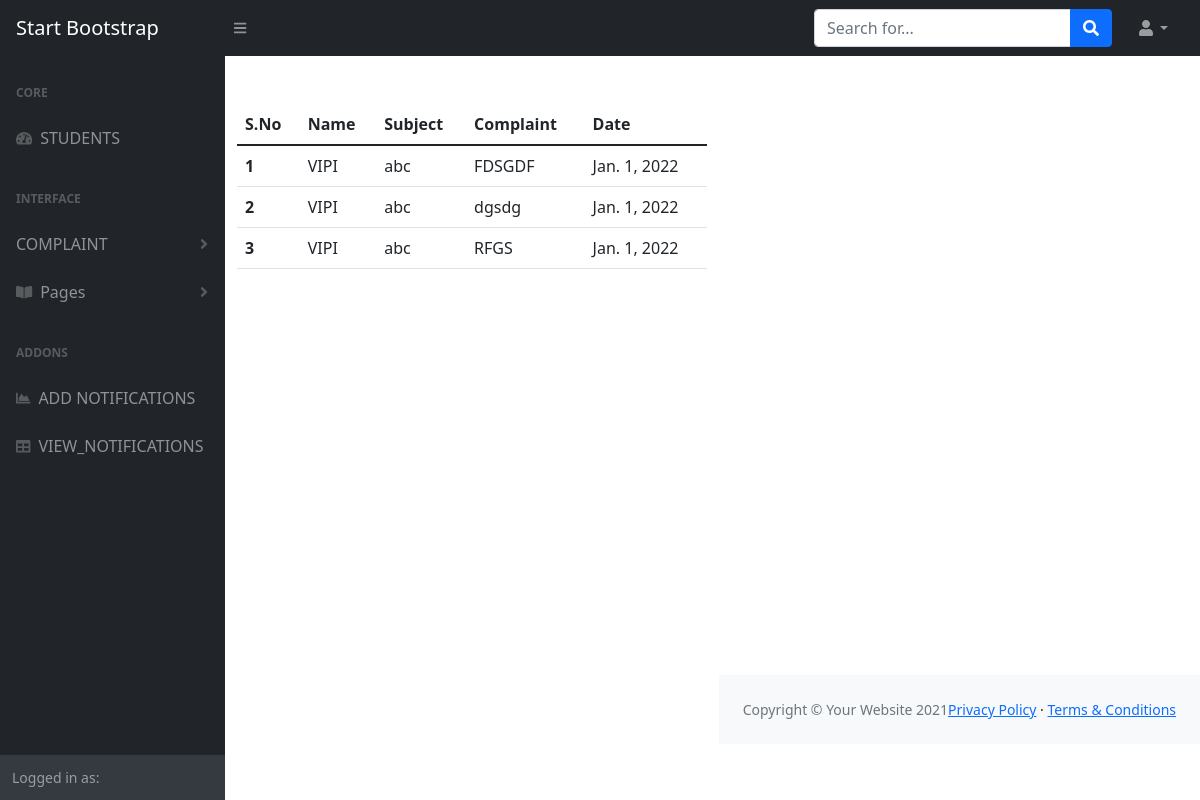
The page /complaint_view/ on the database its author committed.
### classroom_app/models.py (models this page shows)
class Complaint(models.Model):
    user = models.ForeignKey(Login, on_delete=models.DO_NOTHING)
    subject = models.CharField(max_length=100)
    complaint = models.TextField()
    date = models.DateField()
    reply = models.TextField(null=True,blank=True)

class Login(AbstractUser):
    is_student = models.BooleanField(default=False)

### classroom_app/views.py (the view)
# urls.py: path('complaint_view/',views.complaint_view,name='complaint_view'),
def complaint_view(request):
    data = Complaint.objects.all()
    context = {
        'data': data
    }
    return render(request, 'complaint_view.html',context)

### templates/complaint_view.html
{% extends 'admin_home.html' %}
{% block content %}
<table class="table">
  <thead>
    <tr>
      <th scope="col">S.No</th>
      <th scope="col">Name</th>
      <th scope="col">Subject</th>
      <th scope="col">Complaint</th>
      <th scope="col">Date</th>
    </tr>
  </thead>
  <tbody>
  {% for n in data %}
    <tr>
      <th scop="row">{{forloop.counter}}</th>
      <td>{{n.user}}</td>
      <td>{{n.subject}}</td>
      <td>{{n.complaint}}</td>
      <td>{{n.date}}</td>
    </tr>
  {% endfor %}
  </tbody>
</table>
{% endblock %}

### rows shown on the page
Complaint: user "VIPI", subject "abc", complaint "FDSGDF", date "Jan. 1, 2022"
Complaint: user "VIPI", subject "abc", complaint "dgsdg", date "Jan. 1, 2022"
Complaint: user "VIPI", subject "abc", complaint "RFGS", date "Jan. 1, 2022"
